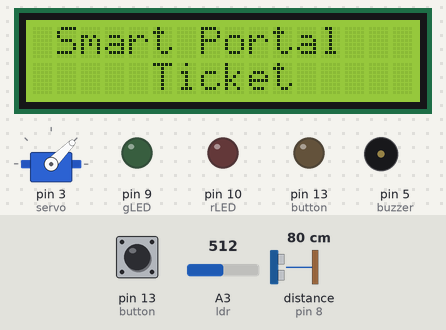
This sketch was run on a simulated Arduino Mega 2560, built with avr-gcc and run on an emulated ATmega2560. Shown: servo, 16×2 character LCD, output pins drawn as LEDs (lit = HIGH), buzzer (waves = sounding, pin HIGH). Wiring (inferred from the names in the program): ultrasonic range finder: trigger pin 7; echo pin 8. The inputs (shaded band) are chosen by the test bench; at power-on: pin 13 (button) LOW, distance to the obstacle (sensor on pin 8) 80 cm, A3 (ldr) = 512. The echo pulse lasts 58.3 µs per cm; pins used as bus, display or sensor lines are not drawn; what the sketch prints to the serial monitor is not drawn.

Above: at 1.7 s.
At 4.8 s:
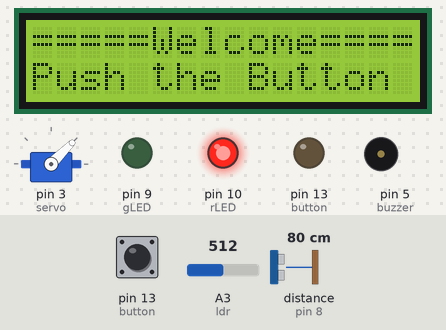
4.9 s: pin 13 (button) pulled HIGH for 3 s
At 8.7 s:
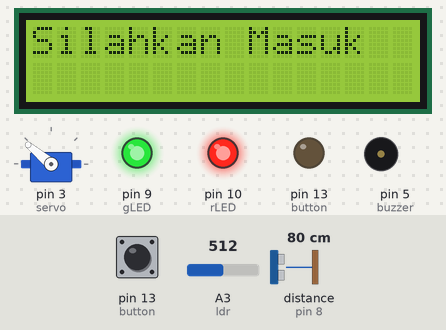
9.5 s: distance to the obstacle (sensor on pin 8) set to 2 cm
17.1 s: distance to the obstacle (sensor on pin 8) set to 18 cm
At 20.9 s:
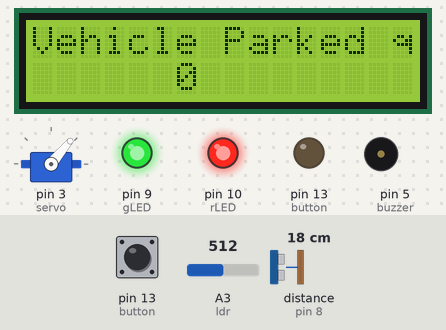
24.7 s: distance to the obstacle (sensor on pin 8) set to 4 cm
Timing chart, 0 to 27.7 s (numbered marks = the images above; inputs shaded):
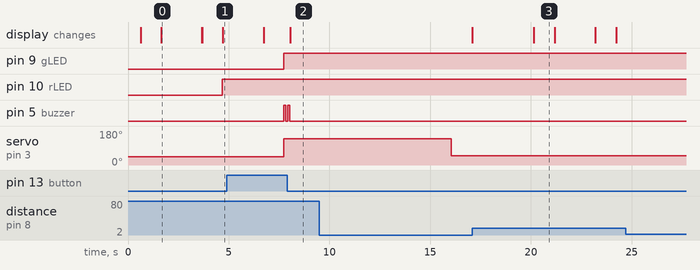

Measured:
- after the input at 4.9 s, pin 9 (gLED): LOW → HIGH after 2.8 s; pin 5 (buzzer): alternates HIGH for 0.10 s and LOW for 0.10 s, 4 changes in all, then stays LOW, starting after 2.8 s; servo on pin 3 (servo): 45° → 140° after 2.8 s
- after the input at 17.1 s, the display: changes after 3.0 s (image 3)
- after the input at 24.7 s, every drawn part: stays the same
- what the display in image 0 shows lasts 2.0 s, from 1.6 s to 3.6 s
- what the display in image 3 shows lasts 1.1 s, from 20.1 s to 21.2 s

The sketch:

Autonomus_Logistic_Robot.ino
```cpp
#include <LiquidCrystal_I2C.h> ///Library yang dibutuhkan///
#include <Wire.h>
#include <Servo.h>

LiquidCrystal_I2C lcd(0x27, 16, 2);

const int trigpin = 7;
const int echopin = 8;

#define buzzer 5    ///define pin
#define rLED  10
#define gLED  9
#define LED   8
#define button 13
#define IR 12
#define ldr A3


int distance;       ///variabel jarak untuk ultrasonik
int duration;       ///variabel durasi untuk ultrasonik

int vehicle;        ///variabel kendaraan masuk

int buttonState = 0;
int inprared;


int pos = 45;       ///sudut default motor servo yang difungsikan untuk palang
Servo servo;        ///variabel servo

void dekat();     /// perintah yang di jalankan saat ada objek terdeteksi di ultrasonik
void dekat(){
  pinMode(rLED, OUTPUT);
  digitalWrite(rLED, HIGH);
  lcd.setCursor(0, 0);
  lcd.print("=====Welcome======"); ///tampilan lcd
  lcd.setCursor(0, 1);
  lcd.print("Push the Button");
  delay(1000);
}

void menyala ();
void menyala (void){
  pinMode(ldr, INPUT);
  pinMode(LED, OUTPUT);
  digitalWrite(LED, HIGH);
  delay(1000);
}

void masuk ();    /// perintah yang dijalankan saat push button di tekan
void masuk(void)
{
    pinMode(gLED,OUTPUT);      ///define led as an output
    pinMode(buzzer ,OUTPUT);  ///define buzzer as an output
    pinMode(button, OUTPUT);
    servo.write(140);         ///sudut servo menjadi 140 derajat dan palang terbuka
    digitalWrite(gLED, HIGH);    ///lampu led menyala
    digitalWrite(buzzer, HIGH);    ///buzzer menyala
    delay(100);
    digitalWrite(buzzer, LOW);
    delay(100);
    digitalWrite(buzzer, HIGH);
    delay(100);
    digitalWrite(buzzer, LOW);
    lcd.clear();
    lcd.setCursor(0,0);
    lcd.print("Silahkan Masuk"); ///tampilan lcd
    delay(3000);
    digitalWrite(36, LOW);     /// led mati
    delay(5000);
    servo.write(50);          ///palang kembali tertutup
}

void setup(){
  Serial.begin(9600);
  servo.attach(3);            ///pin servo
  servo.write(pos);
          ///servo ke sudut default saat alat dinyalakan
  pinMode (trigpin, OUTPUT);  ///define Trigger pin ultrasonic as an output
  pinMode (echopin, INPUT);   ///define echo pin as an input
  lcd.begin(16, 2);           ///setup lcd
  lcd.init();
  lcd.setBacklight(1);
  lcd.display();
  delay(500);
  lcd.setCursor(1, 0);
  lcd.print(("Smart Portal"));
  delay(1000);
  lcd.setCursor(5, 1);
  lcd.print("Ticket");
  delay(2000);
  lcd.clear();

}
  void loop () {

  byte  buttonState = digitalRead(button);
  Serial.println(buttonState);

  digitalWrite(trigpin, HIGH); ///perintah ultrasonic untuk memantulkan suara untuk detect jarak
  delayMicroseconds(10);
  digitalWrite(trigpin, LOW);
  delayMicroseconds(10);

  duration = pulseIn(echopin, HIGH); ///waktu di peroleh dari data yang di terima echo pin
  distance = (duration*.0343)/2;     ///rumus jarak (waktu x kecepatan/2)
  lcd.clear();

  int ldrval = analogRead(ldr);
  Serial.println(ldrval);


  if (distance < 10)
  {
    dekat ();   ///void dekat akan jalan ketika jarak di bawah 10 cm
  }

  else if (distance > 10)
  {
  Serial.print("Jarak :");
  Serial.print(distance);
  Serial.print(" CM");
  lcd.setCursor(0, 0);         ///lcd yang akan tertampil ketika mendeteksi objek diatas 10 cm / tidak mendeteksi apa apa
  lcd.print("Vehicle Parked qty:");
  lcd.setCursor(6,1);
  lcd.print(vehicle);
  delay(1000);
  }

  if(buttonState == HIGH){
    masuk ();
  }
  else if (buttonState == LOW){
  dekat();
  }

  if (ldrval > 10){
    digitalWrite(LED, HIGH);
    delay(1000);
  }
  }

  ///trial n error : sudut servo & ldr value
```
